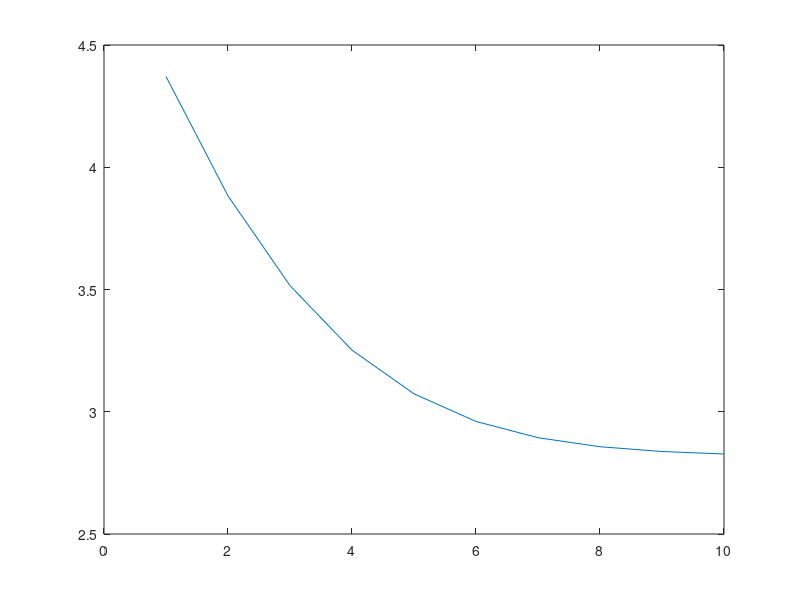

This figure's MATLAB source:
%Metodo ponto fixo%

funcao = 'x^3 - 9*x+3 ';
valorinicial = input('Digite um valor inicial: ');
a = valorinicial;
dx = 0.00001
x = a-dx
fa = eval(funcao)
x = a+dx
fb = eval(funcao)
derivada = (fb-fa)/dx
x = a;
f_x0 = eval(funcao);
x1 = (x-(f_x0/derivada));
display([num2str(x1)]);
iteracoes = 1;
precisao = 0.00001;


while ( (x1 ~= x) &&( iteracoes <= 10) )
     display([num2str(x1)]);
    
     a = x1;
     dx = 0.01;
	 x = a-dx;
     fa = eval(funcao);
     x = a+dx;
     fb = eval(funcao);
     derivada = (fb-fa)/dx;
     x = a;
     f_x0 = eval(funcao);
     x1 = x-(f_x0/derivada);
   
   eixo_x(iteracoes) = iteracoes;
   eixo_y(iteracoes) = x;
      
   
iteracoes = iteracoes +1;

end

plot(eixo_x,eixo_y);